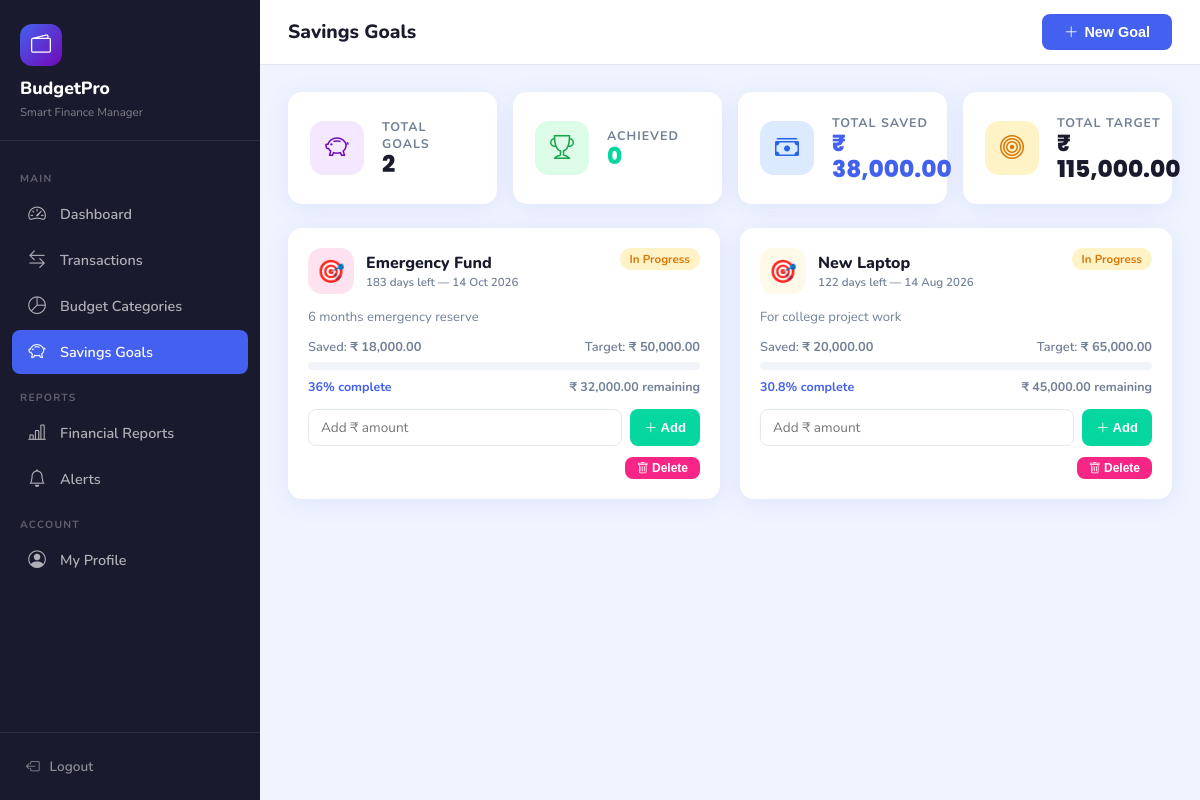
The page /savings.php (signed in) on the database its author committed.
### tables this page shows
CREATE TABLE savings_goals (
  goal_id        INT AUTO_INCREMENT PRIMARY KEY,
  user_id        INT          NOT NULL,
  goal_name      VARCHAR(100) NOT NULL,
  target_amount  DECIMAL(12,2) NOT NULL,
  saved_amount   DECIMAL(12,2) DEFAULT 0.00,
  target_date    DATE,
  description    VARCHAR(255),
  status         ENUM('in_progress','achieved','cancelled') DEFAULT 'in_progress',
  created_at     TIMESTAMP    DEFAULT CURRENT_TIMESTAMP,
  FOREIGN KEY (user_id) REFERENCES users(user_id) ON DELETE CASCADE
);

### includes/functions.php (called while the page is built, shortened)
<?php
function fmt(float $n): string { return '₹ ' . number_format($n, 2); }

### savings.php (the view, shortened to what this page needs)
<?php
require_once 'includes/functions.php';
require_once 'includes/db.php';
$uid = uid();
$goals = $pdo->prepare("SELECT * FROM savings_goals WHERE user_id=? ORDER BY status='in_progress' DESC, created_at DESC");
$goals->execute([$uid]);
$goalRows = $goals->fetchAll();
?>
<!DOCTYPE html>
<html lang="en">
<head>
<link rel="stylesheet" href="https://cdn.jsdelivr.net/npm/bootstrap-icons@1.11.3/font/bootstrap-icons.css">
<link rel="stylesheet" href="assets/css/style.css">
</head>
<body>
<?php include 'includes/sidebar.php'; ?>
<div class="main-content">
  <div class="topbar">
    <div style="display:flex;align-items:center;gap:14px">
      <span class="page-title">Savings Goals</span>
    </div>
    <button onclick="document.getElementById('addModal').style.display='flex'" class="btn-primary-custom"><i class="bi bi-plus-lg"></i> New Goal</button>
  </div>
  <div class="content-area">
    <?php if ($goalRows):
      $totalTarget = array_sum(array_column($goalRows,'target_amount'));
      $totalSaved  = array_sum(array_column($goalRows,'saved_amount'));
      $achieved    = count(array_filter($goalRows, fn($g) => $g['status']==='achieved'));
    ?>
    <div style="display:grid;grid-template-columns:repeat(auto-fit,minmax(160px,1fr));gap:16px;margin-bottom:24px">
      <div class="stat-card"><div class="stat-icon" style="background:#f3e8ff"><i class="bi bi-piggy-bank" style="color:#7209b7"></i></div><div><div class="label">Total Goals</div><div class="value"><?= count($goalRows) ?></div></div></div>
      <div class="stat-card"><div class="stat-icon" style="background:#dcfce7"><i class="bi bi-trophy" style="color:#16a34a"></i></div><div><div class="label">Achieved</div><div class="value" style="color:#06d6a0"><?= $achieved ?></div></div></div>
      <div class="stat-card"><div class="stat-icon" style="background:#dbeafe"><i class="bi bi-cash-stack" style="color:#2563eb"></i></div><div><div class="label">Total Saved</div><div class="value" style="color:var(--primary)"><?= fmt($totalSaved) ?></div></div></div>
      <div class="stat-card"><div class="stat-icon" style="background:#fef3c7"><i class="bi bi-bullseye" style="color:#d97706"></i></div><div><div class="label">Total Target</div><div class="value"><?= fmt($totalTarget) ?></div></div></div>
    </div>
    <div style="display:grid;grid-template-columns:repeat(auto-fill,minmax(300px,1fr));gap:20px">
    <?php foreach ($goalRows as $g):
      $pct  = $g['target_amount'] > 0 ? min(100, ($g['saved_amount']/$g['target_amount'])*100) : 0;
      $rem  = max(0, $g['target_amount'] - $g['saved_amount']);
      $daysLeft = $g['target_date'] ? (int)ceil((strtotime($g['target_date'])-time())/(86400)) : null;
      $colors = ['#4361ee','#f72585','#7209b7','#06d6a0','#4cc9f0','#ffd166'];
      $col = $colors[crc32($g['goal_name'])%count($colors)];
    ?>
    <div class="goal-card">
      <div style="display:flex;align-items:flex-start;justify-content:space-between;margin-bottom:14px">
        <div style="display:flex;align-items:center;gap:12px">
          <div style="width:46px;height:46px;border-radius:14px;background:<?= $col ?>22;display:flex;align-items:center;justify-content:center;font-size:1.4rem;color:<?= $col ?>">
            <?= $g['status']==='achieved' ? '🏆' : '🎯' ?>
          </div>
          <div>
            <div class="goal-name"><?= htmlspecialchars($g['goal_name']) ?></div>
            <?php if ($g['target_date']): ?>
            <div style="font-size:.72rem;color:var(--text-muted);font-weight:600">
              <?= $daysLeft > 0 ? $daysLeft.' days left' : ($daysLeft == 0 ? 'Due today' : 'Overdue') ?> — <?= date('d M Y', strtotime($g['target_date'])) ?>
            </div>
            <?php endif; ?>
          </div>
        </div>
        <?php if ($g['status']==='achieved'): ?>
        <span class="badge-success">Achieved!</span>
        <?php else: ?><span class="badge-pending">In Progress</span><?php endif; ?>
      </div>
      <?php if ($g['description']): ?><p style="font-size:.82rem;color:var(--text-muted);margin-bottom:12px"><?= htmlspecialchars($g['description']) ?></p><?php endif; ?>
      <div class="goal-amounts"><span>Saved: <strong><?= fmt($g['saved_amount']) ?></strong></span><span>Target: <strong><?= fmt($g['target_amount']) ?></strong></span></div>
      <div class="progress" style="margin-bottom:8px"><div class="progress-bar" style="width:<?= $pct ?>%;background:<?= $g['status']==='achieved'?'var(--success)':'#4361ee' ?>"></div></div>
      <div style="display:flex;justify-content:space-between;font-size:.78rem;font-weight:700;margin-bottom:14px">
        <span style="color:var(--primary)"><?= round($pct,1) ?>% complete</span>
        <span style="color:var(--text-muted)"><?= fmt($rem) ?> remaining</span>
      </div>
      <?php if ($g['status'] !== 'achieved'): ?>
      <form method="POST" style="display:flex;gap:8px">
        <input type="number" name="add_amount" class="form-control" placeholder="Add ₹ amount" step="0.01" min="1" style="flex:1;padding:8px 12px;font-size:.85rem" required>
        <button type="submit" class="btn-success-custom" style="white-space:nowrap"><i class="bi bi-plus-lg"></i> Add</button>
      </form>
      <?php endif; ?>
      <div style="margin-top:10px;text-align:right">
        <form method="POST" style="display:inline">
          <button type="submit" class="btn-danger-custom" data-confirm="Delete this goal?" style="padding:4px 12px;font-size:.75rem"><i class="bi bi-trash"></i> Delete</button>
        </form>
      </div>
    </div>
    <?php endforeach; ?>
    </div>
    <?php endif; ?>
  </div>
</div>
</body>
</html>

### assets/css/style.css (style rules this page uses)
:root { --primary: #4361ee; --primary-d: #3251d4; --secondary: #7209b7; --success: #06d6a0; --danger: #f72585; --warning: #ffd166; --info: #4cc9f0; --dark: #1a1a2e; --card-bg: #ffffff; --body-bg: #f0f4ff; --sidebar-bg: #1a1a2e; --sidebar-w: 260px; --text-main: #2d3748; --text-muted: #718096; --border: #e2e8f0; --shadow: 0 4px 24px rgba(67,97,238,.10); --radius: 14px; --radius-sm: 8px; }
*, *::before, *::after { box-sizing: border-box; margin: 0; padding: 0; }
html { scroll-behavior: smooth; }
body { font-family: 'Nunito', sans-serif; background: var(--body-bg); color: var(--text-main); min-height: 100vh; }
.main-content { margin-left: var(--sidebar-w); min-height: 100vh; }
.topbar { background: #fff; padding: 14px 28px; display: flex; align-items: center; justify-content: space-between; box-shadow: 0 1px 0 var(--border); position: sticky; top: 0; z-index: 900; }
.topbar .page-title { font-weight: 800; font-size: 1.2rem; color: var(--dark); }
.content-area { padding: 28px; }
.stat-card { background: var(--card-bg); border-radius: var(--radius); padding: 22px; box-shadow: var(--shadow); display: flex; align-items: center; gap: 18px; transition: transform .2s, box-shadow .2s; }
.stat-icon { width: 54px; height: 54px; border-radius: 14px; display: flex; align-items: center; justify-content: center; font-size: 1.5rem; flex-shrink: 0; }
.stat-card .label { font-size:.78rem; text-transform:uppercase; letter-spacing:.08em; color:var(--text-muted); font-weight:700; }
.stat-card .value { font-size:1.45rem; font-weight:800; color:var(--dark); font-family:'Poppins',sans-serif; line-height:1.1; }
.progress { height: 8px; border-radius: 10px; background: #f1f5f9; overflow: hidden; }
.badge-pending { background:#fef3c7; color:#d97706; padding:3px 10px; border-radius:20px; font-size:.72rem; font-weight:700; }
.form-control, .form-select { border: 1.5px solid var(--border); border-radius: var(--radius-sm); padding: 10px 14px; font-size: .9rem; font-family: 'Nunito', sans-serif; color: var(--text-main); transition: border-color .2s, box-shadow .2s; }
.btn-primary-custom { background: var(--primary); color:#fff; border:none; padding:10px 22px; border-radius:var(--radius-sm); font-weight:700; font-size:.9rem; cursor:pointer; transition:background .2s,transform .1s; display:inline-flex; align-items:center; gap:6px; }
.btn-danger-custom { background:var(--danger); color:#fff; border:none; padding:6px 14px; border-radius:var(--radius-sm); font-weight:700; font-size:.82rem; cursor:pointer; transition:opacity .2s; }
.btn-success-custom { background:var(--success); color:#fff; border:none; padding:6px 14px; border-radius:var(--radius-sm); font-weight:700; font-size:.82rem; cursor:pointer; }
.goal-card { background:#fff; border-radius:var(--radius); padding:20px; box-shadow:var(--shadow); transition:transform .2s; }
.goal-card .goal-name { font-weight:800; font-size:1rem; color:var(--dark); }
.goal-card .goal-amounts { display:flex; justify-content:space-between; font-size:.8rem; color:var(--text-muted); font-weight:600; margin:10px 0 6px; }

### rows shown on the page
savings_goals: goal_name "Emergency Fund", target_date "183", target_date "14 Oct 2026", status "In Progress", description "6 months emergency reserve", saved_amount "₹ 18,000.00", target_amount "₹ 50,000.00", pct "36", fmt($rem) "₹ 32,000.00"
savings_goals: goal_name "New Laptop", target_date "122", target_date "14 Aug 2026", status "In Progress", description "For college project work", saved_amount "₹ 20,000.00", target_amount "₹ 65,000.00", pct "30.8", fmt($rem) "₹ 45,000.00"

### other values the page prints
$label "Dashboard Transactions Budget Categories Savings Goals Financial Reports Alerts My Profile"
count($goalRows) "2"
$achieved "0"
fmt($totalSaved) "₹ 38,000.00"
fmt($totalTarget) "₹ 115,000.00"
